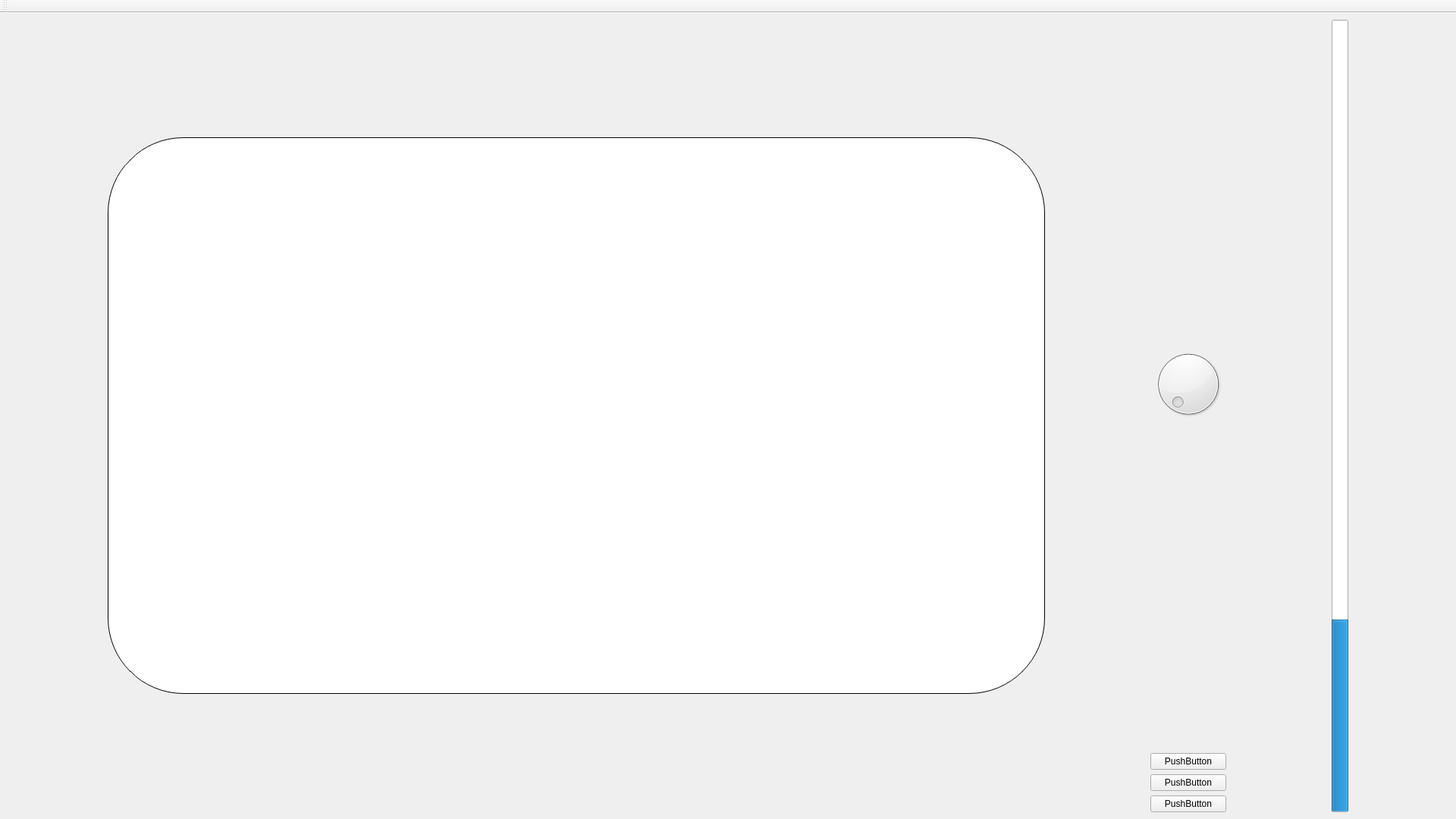
<?xml version="1.0" encoding="UTF-8"?>
<ui version="4.0">
 <class>MainWindow</class>
 <widget class="QMainWindow" name="MainWindow">
  <property name="geometry">
   <rect>
    <x>0</x>
    <y>0</y>
    <width>1920</width>
    <height>1080</height>
   </rect>
  </property>
  <property name="windowTitle">
   <string>MainWindow</string>
  </property>
  <property name="styleSheet">
   <string notr="true">#centralwidget {
     background: &quot;white&quot;;
	border-image: url(:/mainWindowResources/Content/MainWindow/MainWindowBG.png);
}

#graphicsView {
	border: 1px solid black;
	border-radius: 100px;
	background-color: white;
}</string>
  </property>
  <widget class="QWidget" name="centralwidget">
   <layout class="QHBoxLayout" name="horizontalLayout">
    <item>
     <widget class="QGraphicsView" name="graphicsView">
      <property name="enabled">
       <bool>true</bool>
      </property>
      <property name="sizePolicy">
       <sizepolicy hsizetype="MinimumExpanding" vsizetype="MinimumExpanding">
        <horstretch>0</horstretch>
        <verstretch>0</verstretch>
       </sizepolicy>
      </property>
      <property name="minimumSize">
       <size>
        <width>773</width>
        <height>459</height>
       </size>
      </property>
      <property name="maximumSize">
       <size>
        <width>1236</width>
        <height>734</height>
       </size>
      </property>
     </widget>
    </item>
    <item>
     <layout class="QVBoxLayout" name="verticalLayout_2">
      <property name="sizeConstraint">
       <enum>QLayout::SizeConstraint::SetMaximumSize</enum>
      </property>
      <item>
       <widget class="QDial" name="dial">
        <property name="sizePolicy">
         <sizepolicy hsizetype="Minimum" vsizetype="Preferred">
          <horstretch>0</horstretch>
          <verstretch>0</verstretch>
         </sizepolicy>
        </property>
        <property name="maximumSize">
         <size>
          <width>100</width>
          <height>16777215</height>
         </size>
        </property>
       </widget>
      </item>
      <item>
       <widget class="QPushButton" name="pushButton">
        <property name="sizePolicy">
         <sizepolicy hsizetype="Minimum" vsizetype="Maximum">
          <horstretch>0</horstretch>
          <verstretch>0</verstretch>
         </sizepolicy>
        </property>
        <property name="maximumSize">
         <size>
          <width>100</width>
          <height>16777215</height>
         </size>
        </property>
        <property name="text">
         <string>PushButton</string>
        </property>
       </widget>
      </item>
      <item>
       <widget class="QPushButton" name="pushButton_2">
        <property name="sizePolicy">
         <sizepolicy hsizetype="Minimum" vsizetype="Maximum">
          <horstretch>0</horstretch>
          <verstretch>0</verstretch>
         </sizepolicy>
        </property>
        <property name="maximumSize">
         <size>
          <width>100</width>
          <height>16777215</height>
         </size>
        </property>
        <property name="text">
         <string>PushButton</string>
        </property>
       </widget>
      </item>
      <item>
       <widget class="QPushButton" name="pushButton_3">
        <property name="sizePolicy">
         <sizepolicy hsizetype="Fixed" vsizetype="Maximum">
          <horstretch>0</horstretch>
          <verstretch>0</verstretch>
         </sizepolicy>
        </property>
        <property name="maximumSize">
         <size>
          <width>100</width>
          <height>16777215</height>
         </size>
        </property>
        <property name="text">
         <string>PushButton</string>
        </property>
       </widget>
      </item>
     </layout>
    </item>
    <item>
     <widget class="QProgressBar" name="progressBar">
      <property name="value">
       <number>24</number>
      </property>
      <property name="orientation">
       <enum>Qt::Orientation::Vertical</enum>
      </property>
      <property name="invertedAppearance">
       <bool>false</bool>
      </property>
     </widget>
    </item>
   </layout>
  </widget>
  <widget class="QToolBar" name="toolBar">
   <property name="windowTitle">
    <string>toolBar</string>
   </property>
   <attribute name="toolBarArea">
    <enum>TopToolBarArea</enum>
   </attribute>
   <attribute name="toolBarBreak">
    <bool>false</bool>
   </attribute>
  </widget>
 </widget>
 <resources/>
 <connections/>
</ui>
